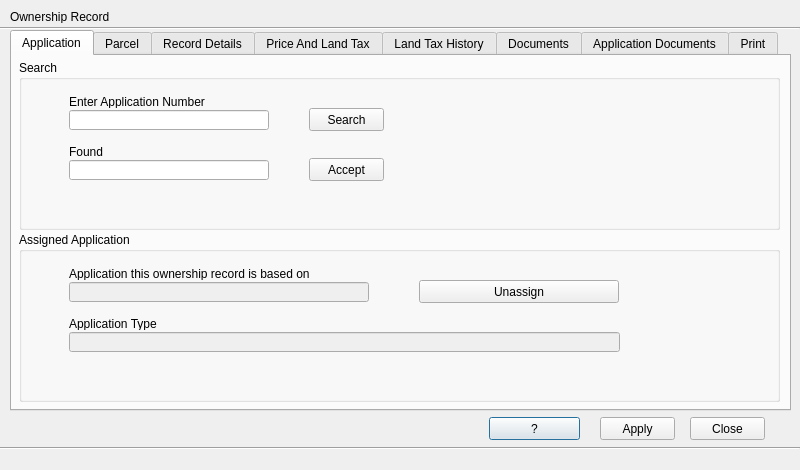
<?xml version="1.0" encoding="UTF-8"?>
<ui version="4.0">
 <class>OwnRecordDialog</class>
 <widget class="QDialog" name="OwnRecordDialog">
  <property name="geometry">
   <rect>
    <x>0</x>
    <y>0</y>
    <width>800</width>
    <height>470</height>
   </rect>
  </property>
  <property name="windowTitle">
   <string>Dialog</string>
  </property>
  <widget class="QLabel" name="label">
   <property name="geometry">
    <rect>
     <x>10</x>
     <y>10</y>
     <width>400</width>
     <height>13</height>
    </rect>
   </property>
   <property name="text">
    <string>Ownership Record</string>
   </property>
  </widget>
  <widget class="Line" name="line">
   <property name="geometry">
    <rect>
     <x>0</x>
     <y>20</y>
     <width>800</width>
     <height>16</height>
    </rect>
   </property>
   <property name="orientation">
    <enum>Qt::Horizontal</enum>
   </property>
  </widget>
  <widget class="Line" name="line_2">
   <property name="geometry">
    <rect>
     <x>0</x>
     <y>440</y>
     <width>800</width>
     <height>16</height>
    </rect>
   </property>
   <property name="orientation">
    <enum>Qt::Horizontal</enum>
   </property>
  </widget>
  <widget class="QPushButton" name="help_button">
   <property name="geometry">
    <rect>
     <x>489</x>
     <y>417</y>
     <width>91</width>
     <height>23</height>
    </rect>
   </property>
   <property name="text">
    <string>?</string>
   </property>
  </widget>
  <widget class="QPushButton" name="apply_button">
   <property name="geometry">
    <rect>
     <x>600</x>
     <y>417</y>
     <width>75</width>
     <height>23</height>
    </rect>
   </property>
   <property name="text">
    <string>Apply</string>
   </property>
  </widget>
  <widget class="QPushButton" name="close_button">
   <property name="geometry">
    <rect>
     <x>690</x>
     <y>417</y>
     <width>75</width>
     <height>23</height>
    </rect>
   </property>
   <property name="text">
    <string>Close</string>
   </property>
  </widget>
  <widget class="QTabWidget" name="tabWidget">
   <property name="geometry">
    <rect>
     <x>10</x>
     <y>30</y>
     <width>781</width>
     <height>381</height>
    </rect>
   </property>
   <property name="layoutDirection">
    <enum>Qt::LeftToRight</enum>
   </property>
   <property name="currentIndex">
    <number>0</number>
   </property>
   <widget class="QWidget" name="application_tab">
    <attribute name="title">
     <string>Application</string>
    </attribute>
    <widget class="QGroupBox" name="application_groupbox">
     <property name="geometry">
      <rect>
       <x>7</x>
       <y>4</y>
       <width>761</width>
       <height>170</height>
      </rect>
     </property>
     <property name="title">
      <string>Search</string>
     </property>
     <widget class="QLabel" name="label_27">
      <property name="geometry">
       <rect>
        <x>50</x>
        <y>35</y>
        <width>200</width>
        <height>13</height>
       </rect>
      </property>
      <property name="text">
       <string>Enter Application Number</string>
      </property>
     </widget>
     <widget class="QLineEdit" name="enter_application_edit">
      <property name="geometry">
       <rect>
        <x>50</x>
        <y>50</y>
        <width>200</width>
        <height>20</height>
       </rect>
      </property>
     </widget>
     <widget class="QLineEdit" name="found_edit">
      <property name="geometry">
       <rect>
        <x>50</x>
        <y>100</y>
        <width>200</width>
        <height>20</height>
       </rect>
      </property>
     </widget>
     <widget class="QLabel" name="label_30">
      <property name="geometry">
       <rect>
        <x>50</x>
        <y>85</y>
        <width>200</width>
        <height>13</height>
       </rect>
      </property>
      <property name="text">
       <string>Found</string>
      </property>
     </widget>
     <widget class="QPushButton" name="search_button">
      <property name="geometry">
       <rect>
        <x>290</x>
        <y>48</y>
        <width>75</width>
        <height>23</height>
       </rect>
      </property>
      <property name="text">
       <string>Search</string>
      </property>
     </widget>
     <widget class="QPushButton" name="accept_button">
      <property name="geometry">
       <rect>
        <x>290</x>
        <y>98</y>
        <width>75</width>
        <height>23</height>
       </rect>
      </property>
      <property name="text">
       <string>Accept</string>
      </property>
     </widget>
    </widget>
    <widget class="QGroupBox" name="groupBox_12">
     <property name="geometry">
      <rect>
       <x>7</x>
       <y>176</y>
       <width>761</width>
       <height>170</height>
      </rect>
     </property>
     <property name="title">
      <string>Assigned Application</string>
     </property>
     <widget class="QLabel" name="label_32">
      <property name="geometry">
       <rect>
        <x>50</x>
        <y>35</y>
        <width>330</width>
        <height>13</height>
       </rect>
      </property>
      <property name="text">
       <string>Application this ownership record is based on</string>
      </property>
     </widget>
     <widget class="QLineEdit" name="application_based_edit">
      <property name="enabled">
       <bool>false</bool>
      </property>
      <property name="geometry">
       <rect>
        <x>50</x>
        <y>50</y>
        <width>300</width>
        <height>20</height>
       </rect>
      </property>
     </widget>
     <widget class="QLineEdit" name="application_type_edit">
      <property name="enabled">
       <bool>false</bool>
      </property>
      <property name="geometry">
       <rect>
        <x>50</x>
        <y>100</y>
        <width>551</width>
        <height>20</height>
       </rect>
      </property>
     </widget>
     <widget class="QLabel" name="label_33">
      <property name="geometry">
       <rect>
        <x>50</x>
        <y>85</y>
        <width>330</width>
        <height>13</height>
       </rect>
      </property>
      <property name="text">
       <string>Application Type</string>
      </property>
     </widget>
     <widget class="QPushButton" name="unassign_button">
      <property name="geometry">
       <rect>
        <x>400</x>
        <y>48</y>
        <width>200</width>
        <height>23</height>
       </rect>
      </property>
      <property name="text">
       <string>Unassign</string>
      </property>
     </widget>
    </widget>
   </widget>
   <widget class="QWidget" name="parcel_tab">
    <attribute name="title">
     <string>Parcel</string>
    </attribute>
    <widget class="QGroupBox" name="groupBox_4">
     <property name="geometry">
      <rect>
       <x>7</x>
       <y>4</y>
       <width>761</width>
       <height>341</height>
      </rect>
     </property>
     <property name="title">
      <string>Parcel Details</string>
     </property>
     <widget class="QLabel" name="label_11">
      <property name="geometry">
       <rect>
        <x>30</x>
        <y>35</y>
        <width>220</width>
        <height>13</height>
       </rect>
      </property>
      <property name="text">
       <string>ID (Main ID)</string>
      </property>
     </widget>
     <widget class="QLineEdit" name="id_main_edit">
      <property name="enabled">
       <bool>false</bool>
      </property>
      <property name="geometry">
       <rect>
        <x>30</x>
        <y>50</y>
        <width>200</width>
        <height>20</height>
       </rect>
      </property>
     </widget>
     <widget class="QLineEdit" name="calculated_area_edit">
      <property name="enabled">
       <bool>false</bool>
      </property>
      <property name="geometry">
       <rect>
        <x>280</x>
        <y>50</y>
        <width>200</width>
        <height>20</height>
       </rect>
      </property>
     </widget>
     <widget class="QLabel" name="label_12">
      <property name="geometry">
       <rect>
        <x>280</x>
        <y>35</y>
        <width>220</width>
        <height>13</height>
       </rect>
      </property>
      <property name="text">
       <string>Calculated Area [m2]</string>
      </property>
     </widget>
     <widget class="QLineEdit" name="aimag_edit">
      <property name="enabled">
       <bool>false</bool>
      </property>
      <property name="geometry">
       <rect>
        <x>530</x>
        <y>50</y>
        <width>200</width>
        <height>20</height>
       </rect>
      </property>
     </widget>
     <widget class="QLabel" name="label_13">
      <property name="geometry">
       <rect>
        <x>530</x>
        <y>35</y>
        <width>220</width>
        <height>13</height>
       </rect>
      </property>
      <property name="text">
       <string>Aimag</string>
      </property>
     </widget>
     <widget class="QLineEdit" name="old_id_edit">
      <property name="enabled">
       <bool>false</bool>
      </property>
      <property name="geometry">
       <rect>
        <x>30</x>
        <y>100</y>
        <width>200</width>
        <height>20</height>
       </rect>
      </property>
     </widget>
     <widget class="QLabel" name="label_14">
      <property name="geometry">
       <rect>
        <x>30</x>
        <y>85</y>
        <width>220</width>
        <height>13</height>
       </rect>
      </property>
      <property name="text">
       <string>Old ID</string>
      </property>
     </widget>
     <widget class="QLineEdit" name="geo_id_edit">
      <property name="enabled">
       <bool>false</bool>
      </property>
      <property name="geometry">
       <rect>
        <x>30</x>
        <y>150</y>
        <width>200</width>
        <height>20</height>
       </rect>
      </property>
     </widget>
     <widget class="QLabel" name="label_15">
      <property name="geometry">
       <rect>
        <x>30</x>
        <y>135</y>
        <width>220</width>
        <height>13</height>
       </rect>
      </property>
      <property name="text">
       <string>Geo ID</string>
      </property>
     </widget>
     <widget class="QLineEdit" name="land_use_type_edit">
      <property name="enabled">
       <bool>false</bool>
      </property>
      <property name="geometry">
       <rect>
        <x>30</x>
        <y>200</y>
        <width>400</width>
        <height>20</height>
       </rect>
      </property>
     </widget>
     <widget class="QLabel" name="label_16">
      <property name="geometry">
       <rect>
        <x>30</x>
        <y>185</y>
        <width>444</width>
        <height>13</height>
       </rect>
      </property>
      <property name="text">
       <string>Land Use Type</string>
      </property>
     </widget>
     <widget class="QLineEdit" name="documented_area_edit">
      <property name="enabled">
       <bool>false</bool>
      </property>
      <property name="geometry">
       <rect>
        <x>280</x>
        <y>100</y>
        <width>200</width>
        <height>20</height>
       </rect>
      </property>
     </widget>
     <widget class="QLabel" name="label_17">
      <property name="geometry">
       <rect>
        <x>280</x>
        <y>85</y>
        <width>220</width>
        <height>13</height>
       </rect>
      </property>
      <property name="text">
       <string>Documented Area [m2]</string>
      </property>
     </widget>
     <widget class="QLabel" name="label_18">
      <property name="geometry">
       <rect>
        <x>530</x>
        <y>85</y>
        <width>220</width>
        <height>13</height>
       </rect>
      </property>
      <property name="text">
       <string>Soum / Duureg</string>
      </property>
     </widget>
     <widget class="QLineEdit" name="soum_edit">
      <property name="enabled">
       <bool>false</bool>
      </property>
      <property name="geometry">
       <rect>
        <x>530</x>
        <y>100</y>
        <width>200</width>
        <height>20</height>
       </rect>
      </property>
     </widget>
     <widget class="QLabel" name="label_19">
      <property name="geometry">
       <rect>
        <x>530</x>
        <y>135</y>
        <width>220</width>
        <height>13</height>
       </rect>
      </property>
      <property name="text">
       <string>Bag / Khoroo</string>
      </property>
     </widget>
     <widget class="QLineEdit" name="bag_edit">
      <property name="enabled">
       <bool>false</bool>
      </property>
      <property name="geometry">
       <rect>
        <x>530</x>
        <y>150</y>
        <width>200</width>
        <height>20</height>
       </rect>
      </property>
     </widget>
     <widget class="QLabel" name="label_20">
      <property name="geometry">
       <rect>
        <x>530</x>
        <y>185</y>
        <width>220</width>
        <height>13</height>
       </rect>
      </property>
      <property name="text">
       <string>Street Name</string>
      </property>
     </widget>
     <widget class="QLineEdit" name="street_name_edit">
      <property name="enabled">
       <bool>false</bool>
      </property>
      <property name="geometry">
       <rect>
        <x>530</x>
        <y>200</y>
        <width>200</width>
        <height>20</height>
       </rect>
      </property>
     </widget>
     <widget class="QLabel" name="label_21">
      <property name="geometry">
       <rect>
        <x>530</x>
        <y>235</y>
        <width>220</width>
        <height>13</height>
       </rect>
      </property>
      <property name="text">
       <string>Khashaa</string>
      </property>
     </widget>
     <widget class="QLineEdit" name="khashaa_edit">
      <property name="enabled">
       <bool>false</bool>
      </property>
      <property name="geometry">
       <rect>
        <x>530</x>
        <y>250</y>
        <width>200</width>
        <height>20</height>
       </rect>
      </property>
     </widget>
    </widget>
   </widget>
   <widget class="QWidget" name="record_details_tab">
    <attribute name="title">
     <string>Record Details</string>
    </attribute>
    <widget class="QGroupBox" name="groupBox_7">
     <property name="geometry">
      <rect>
       <x>7</x>
       <y>4</y>
       <width>761</width>
       <height>341</height>
      </rect>
     </property>
     <property name="title">
      <string>Record Details</string>
     </property>
     <widget class="QLabel" name="label_22">
      <property name="geometry">
       <rect>
        <x>30</x>
        <y>35</y>
        <width>180</width>
        <height>13</height>
       </rect>
      </property>
      <property name="text">
       <string>Record Number</string>
      </property>
     </widget>
     <widget class="QLineEdit" name="record_number_edit">
      <property name="enabled">
       <bool>false</bool>
      </property>
      <property name="geometry">
       <rect>
        <x>30</x>
        <y>50</y>
        <width>180</width>
        <height>20</height>
       </rect>
      </property>
     </widget>
     <widget class="QDateEdit" name="record_date_date">
      <property name="geometry">
       <rect>
        <x>250</x>
        <y>50</y>
        <width>180</width>
        <height>20</height>
       </rect>
      </property>
      <property name="displayFormat">
       <string>yyyy-MM-dd</string>
      </property>
      <property name="calendarPopup">
       <bool>true</bool>
      </property>
     </widget>
     <widget class="QLabel" name="label_23">
      <property name="geometry">
       <rect>
        <x>30</x>
        <y>85</y>
        <width>180</width>
        <height>13</height>
       </rect>
      </property>
      <property name="text">
       <string>Ownership Begin</string>
      </property>
     </widget>
     <widget class="QGroupBox" name="record_status_groupbox">
      <property name="geometry">
       <rect>
        <x>30</x>
        <y>140</y>
        <width>165</width>
        <height>93</height>
       </rect>
      </property>
      <property name="title">
       <string>Record Status</string>
      </property>
      <widget class="QRadioButton" name="draft_rbutton">
       <property name="geometry">
        <rect>
         <x>10</x>
         <y>20</y>
         <width>146</width>
         <height>26</height>
        </rect>
       </property>
       <property name="text">
        <string>Draft</string>
       </property>
       <attribute name="buttonGroup">
        <string notr="true">buttonGroup</string>
       </attribute>
      </widget>
      <widget class="QRadioButton" name="active_rbutton">
       <property name="geometry">
        <rect>
         <x>10</x>
         <y>45</y>
         <width>151</width>
         <height>21</height>
        </rect>
       </property>
       <property name="text">
        <string>Active</string>
       </property>
       <property name="checked">
        <bool>true</bool>
       </property>
       <attribute name="buttonGroup">
        <string notr="true">buttonGroup</string>
       </attribute>
      </widget>
      <widget class="QRadioButton" name="cancelled_rbutton">
       <property name="geometry">
        <rect>
         <x>10</x>
         <y>65</y>
         <width>146</width>
         <height>21</height>
        </rect>
       </property>
       <property name="text">
        <string>Cancelled</string>
       </property>
       <attribute name="buttonGroup">
        <string notr="true">buttonGroup</string>
       </attribute>
      </widget>
     </widget>
     <widget class="QGroupBox" name="right_groupbox">
      <property name="geometry">
       <rect>
        <x>30</x>
        <y>230</y>
        <width>165</width>
        <height>83</height>
       </rect>
      </property>
      <property name="title">
       <string>Right</string>
      </property>
      <widget class="QRadioButton" name="standard_right_rbutton">
       <property name="geometry">
        <rect>
         <x>10</x>
         <y>30</y>
         <width>131</width>
         <height>21</height>
        </rect>
       </property>
       <property name="text">
        <string>Standard Right</string>
       </property>
       <property name="checked">
        <bool>true</bool>
       </property>
       <attribute name="buttonGroup">
        <string notr="true">buttonGroup_2</string>
       </attribute>
      </widget>
      <widget class="QRadioButton" name="advanced_right_rbutton">
       <property name="geometry">
        <rect>
         <x>10</x>
         <y>55</y>
         <width>136</width>
         <height>21</height>
        </rect>
       </property>
       <property name="text">
        <string>Advanced Right</string>
       </property>
       <attribute name="buttonGroup">
        <string notr="true">buttonGroup_2</string>
       </attribute>
      </widget>
     </widget>
     <widget class="QGroupBox" name="ownership_end_groupbox">
      <property name="geometry">
       <rect>
        <x>200</x>
        <y>140</y>
        <width>551</width>
        <height>171</height>
       </rect>
      </property>
      <property name="title">
       <string>Ownership End (Cancellation)</string>
      </property>
      <widget class="QLabel" name="label_24">
       <property name="geometry">
        <rect>
         <x>15</x>
         <y>30</y>
         <width>161</width>
         <height>16</height>
        </rect>
       </property>
       <property name="text">
        <string>Ownership End</string>
       </property>
      </widget>
      <widget class="QDateEdit" name="ownership_end_date">
       <property name="enabled">
        <bool>false</bool>
       </property>
       <property name="geometry">
        <rect>
         <x>50</x>
         <y>53</y>
         <width>96</width>
         <height>22</height>
        </rect>
       </property>
       <property name="displayFormat">
        <string>yyyy-MM-dd</string>
       </property>
       <property name="calendarPopup">
        <bool>true</bool>
       </property>
      </widget>
      <widget class="QCheckBox" name="cancellation_date_check_box">
       <property name="geometry">
        <rect>
         <x>20</x>
         <y>57</y>
         <width>21</width>
         <height>16</height>
        </rect>
       </property>
       <property name="text">
        <string/>
       </property>
      </widget>
      <widget class="QRadioButton" name="application_based_rbutton">
       <property name="enabled">
        <bool>false</bool>
       </property>
       <property name="geometry">
        <rect>
         <x>175</x>
         <y>27</y>
         <width>180</width>
         <height>21</height>
        </rect>
       </property>
       <property name="text">
        <string>Application Based</string>
       </property>
       <property name="checked">
        <bool>true</bool>
       </property>
       <attribute name="buttonGroup">
        <string notr="true">buttonGroup_3</string>
       </attribute>
      </widget>
      <widget class="QLabel" name="label_25">
       <property name="geometry">
        <rect>
         <x>155</x>
         <y>55</y>
         <width>88</width>
         <height>13</height>
        </rect>
       </property>
       <property name="text">
        <string>Number</string>
       </property>
      </widget>
      <widget class="QLabel" name="label_26">
       <property name="geometry">
        <rect>
         <x>13</x>
         <y>88</y>
         <width>88</width>
         <height>13</height>
        </rect>
       </property>
       <property name="text">
        <string>Type</string>
       </property>
      </widget>
      <widget class="QComboBox" name="app_number_cbox">
       <property name="enabled">
        <bool>false</bool>
       </property>
       <property name="geometry">
        <rect>
         <x>220</x>
         <y>52</y>
         <width>157</width>
         <height>22</height>
        </rect>
       </property>
      </widget>
      <widget class="QLineEdit" name="type_edit">
       <property name="enabled">
        <bool>false</bool>
       </property>
       <property name="geometry">
        <rect>
         <x>70</x>
         <y>85</y>
         <width>471</width>
         <height>20</height>
        </rect>
       </property>
      </widget>
      <widget class="QRadioButton" name="other_reason_rbutton">
       <property name="enabled">
        <bool>false</bool>
       </property>
       <property name="geometry">
        <rect>
         <x>10</x>
         <y>107</y>
         <width>266</width>
         <height>21</height>
        </rect>
       </property>
       <property name="text">
        <string>Other Reason</string>
       </property>
       <attribute name="buttonGroup">
        <string notr="true">buttonGroup_3</string>
       </attribute>
      </widget>
      <widget class="QComboBox" name="other_reason_cbox">
       <property name="enabled">
        <bool>false</bool>
       </property>
       <property name="geometry">
        <rect>
         <x>10</x>
         <y>135</y>
         <width>531</width>
         <height>22</height>
        </rect>
       </property>
      </widget>
      <widget class="QLineEdit" name="person_id_edit">
       <property name="geometry">
        <rect>
         <x>390</x>
         <y>52</y>
         <width>151</width>
         <height>20</height>
        </rect>
       </property>
      </widget>
      <widget class="QLabel" name="label_31">
       <property name="geometry">
        <rect>
         <x>391</x>
         <y>31</y>
         <width>149</width>
         <height>13</height>
        </rect>
       </property>
       <property name="text">
        <string>Person/Company ID</string>
       </property>
      </widget>
     </widget>
     <widget class="QLabel" name="messages_label">
      <property name="geometry">
       <rect>
        <x>30</x>
        <y>318</y>
        <width>721</width>
        <height>16</height>
       </rect>
      </property>
      <property name="text">
       <string/>
      </property>
     </widget>
     <widget class="QLabel" name="label_28">
      <property name="geometry">
       <rect>
        <x>255</x>
        <y>34</y>
        <width>180</width>
        <height>15</height>
       </rect>
      </property>
      <property name="text">
       <string>Record Date</string>
      </property>
     </widget>
     <widget class="QLineEdit" name="certificate_number_edit">
      <property name="enabled">
       <bool>false</bool>
      </property>
      <property name="geometry">
       <rect>
        <x>450</x>
        <y>50</y>
        <width>180</width>
        <height>20</height>
       </rect>
      </property>
     </widget>
     <widget class="QLabel" name="label_29">
      <property name="geometry">
       <rect>
        <x>450</x>
        <y>35</y>
        <width>180</width>
        <height>13</height>
       </rect>
      </property>
      <property name="text">
       <string>Certificate Number</string>
      </property>
     </widget>
     <widget class="QDateEdit" name="ownership_begin_edit">
      <property name="enabled">
       <bool>false</bool>
      </property>
      <property name="geometry">
       <rect>
        <x>30</x>
        <y>100</y>
        <width>181</width>
        <height>24</height>
       </rect>
      </property>
      <property name="displayFormat">
       <string>yyyy-MM-dd</string>
      </property>
      <property name="calendarPopup">
       <bool>true</bool>
      </property>
     </widget>
    </widget>
   </widget>
   <widget class="QWidget" name="price_and_land_tax_tab">
    <attribute name="title">
     <string>Price And Land Tax</string>
    </attribute>
    <widget class="QGroupBox" name="groupBox">
     <property name="geometry">
      <rect>
       <x>7</x>
       <y>4</y>
       <width>761</width>
       <height>116</height>
      </rect>
     </property>
     <property name="title">
      <string>Base Figures</string>
     </property>
     <widget class="QLabel" name="label_2">
      <property name="geometry">
       <rect>
        <x>40</x>
        <y>35</y>
        <width>150</width>
        <height>13</height>
       </rect>
      </property>
      <property name="text">
       <string>Base Value Per m2 [₮]</string>
      </property>
     </widget>
     <widget class="QLineEdit" name="base_value_edit">
      <property name="enabled">
       <bool>false</bool>
      </property>
      <property name="geometry">
       <rect>
        <x>40</x>
        <y>50</y>
        <width>150</width>
        <height>20</height>
       </rect>
      </property>
      <property name="readOnly">
       <bool>true</bool>
      </property>
     </widget>
     <widget class="QLabel" name="label_3">
      <property name="geometry">
       <rect>
        <x>230</x>
        <y>35</y>
        <width>150</width>
        <height>13</height>
       </rect>
      </property>
      <property name="text">
       <string>Base Tax Rate [%]</string>
      </property>
     </widget>
     <widget class="QLineEdit" name="base_tax_rate_edit">
      <property name="enabled">
       <bool>false</bool>
      </property>
      <property name="geometry">
       <rect>
        <x>230</x>
        <y>50</y>
        <width>150</width>
        <height>20</height>
       </rect>
      </property>
      <property name="readOnly">
       <bool>true</bool>
      </property>
     </widget>
     <widget class="QLabel" name="label_4">
      <property name="geometry">
       <rect>
        <x>410</x>
        <y>35</y>
        <width>150</width>
        <height>13</height>
       </rect>
      </property>
      <property name="text">
       <string>Subsidized Area [m2]</string>
      </property>
     </widget>
     <widget class="QLineEdit" name="subsidized_area_edit">
      <property name="enabled">
       <bool>false</bool>
      </property>
      <property name="geometry">
       <rect>
        <x>410</x>
        <y>50</y>
        <width>150</width>
        <height>20</height>
       </rect>
      </property>
      <property name="readOnly">
       <bool>true</bool>
      </property>
     </widget>
     <widget class="QLineEdit" name="subsidized_tax_rate_edit">
      <property name="enabled">
       <bool>false</bool>
      </property>
      <property name="geometry">
       <rect>
        <x>590</x>
        <y>50</y>
        <width>150</width>
        <height>20</height>
       </rect>
      </property>
      <property name="readOnly">
       <bool>true</bool>
      </property>
     </widget>
     <widget class="QLabel" name="label_5">
      <property name="geometry">
       <rect>
        <x>590</x>
        <y>35</y>
        <width>150</width>
        <height>13</height>
       </rect>
      </property>
      <property name="text">
       <string>Subsidized Tax Rate [%]</string>
      </property>
     </widget>
     <widget class="QLabel" name="landtax_message_label1">
      <property name="geometry">
       <rect>
        <x>15</x>
        <y>85</y>
        <width>726</width>
        <height>16</height>
       </rect>
      </property>
      <property name="font">
       <font>
        <weight>75</weight>
        <bold>true</bold>
       </font>
      </property>
      <property name="text">
       <string>XXX</string>
      </property>
     </widget>
    </widget>
    <widget class="QTableWidget" name="land_tax_twidget">
     <property name="geometry">
      <rect>
       <x>7</x>
       <y>144</y>
       <width>760</width>
       <height>181</height>
      </rect>
     </property>
     <attribute name="horizontalHeaderDefaultSectionSize">
      <number>95</number>
     </attribute>
     <column>
      <property name="text">
       <string>Owner</string>
      </property>
     </column>
     <column>
      <property name="text">
       <string>ID</string>
      </property>
     </column>
     <column>
      <property name="text">
       <string>Share</string>
      </property>
     </column>
     <column>
      <property name="text">
       <string>Area [m2]</string>
      </property>
     </column>
     <column>
      <property name="text">
       <string>Value Calculated [₮]</string>
      </property>
     </column>
     <column>
      <property name="text">
       <string>Price Paid [₮]</string>
      </property>
     </column>
     <column>
      <property name="text">
       <string>Land Tax [₮]</string>
      </property>
     </column>
     <column>
      <property name="text">
       <string>Grace Priod [days]</string>
      </property>
     </column>
     <column>
      <property name="text">
       <string>Payment</string>
      </property>
     </column>
    </widget>
    <widget class="QLabel" name="landtax_message_label2">
     <property name="geometry">
      <rect>
       <x>20</x>
       <y>330</y>
       <width>746</width>
       <height>16</height>
      </rect>
     </property>
     <property name="font">
      <font>
       <weight>75</weight>
       <bold>true</bold>
      </font>
     </property>
     <property name="text">
      <string>XXX</string>
     </property>
    </widget>
   </widget>
   <widget class="QWidget" name="land_tax_hisotry_tab">
    <attribute name="title">
     <string>Land Tax History</string>
    </attribute>
    <widget class="QTableWidget" name="archive_land_tax_twidget">
     <property name="geometry">
      <rect>
       <x>7</x>
       <y>160</y>
       <width>760</width>
       <height>180</height>
      </rect>
     </property>
     <attribute name="horizontalHeaderDefaultSectionSize">
      <number>125</number>
     </attribute>
     <column>
      <property name="text">
       <string>Owner</string>
      </property>
     </column>
     <column>
      <property name="text">
       <string>ID</string>
      </property>
     </column>
     <column>
      <property name="text">
       <string>Share</string>
      </property>
     </column>
     <column>
      <property name="text">
       <string>Area [m2]</string>
      </property>
     </column>
     <column>
      <property name="text">
       <string>Value Calculated [₮] </string>
      </property>
     </column>
     <column>
      <property name="text">
       <string>Price Paid [₮]</string>
      </property>
     </column>
     <column>
      <property name="text">
       <string>Land Tax [₮]</string>
      </property>
     </column>
     <column>
      <property name="text">
       <string>Grace Period [days]</string>
      </property>
     </column>
     <column>
      <property name="text">
       <string>Payment Frequency</string>
      </property>
     </column>
    </widget>
    <widget class="QGroupBox" name="groupBox_2">
     <property name="geometry">
      <rect>
       <x>7</x>
       <y>80</y>
       <width>761</width>
       <height>71</height>
      </rect>
     </property>
     <property name="title">
      <string>Base Figures</string>
     </property>
     <widget class="QLabel" name="label_6">
      <property name="geometry">
       <rect>
        <x>30</x>
        <y>25</y>
        <width>150</width>
        <height>13</height>
       </rect>
      </property>
      <property name="text">
       <string>Base Value Per m2 [₮]</string>
      </property>
     </widget>
     <widget class="QLineEdit" name="archive_base_value_edit">
      <property name="enabled">
       <bool>false</bool>
      </property>
      <property name="geometry">
       <rect>
        <x>30</x>
        <y>40</y>
        <width>150</width>
        <height>20</height>
       </rect>
      </property>
      <property name="readOnly">
       <bool>true</bool>
      </property>
     </widget>
     <widget class="QLabel" name="label_7">
      <property name="geometry">
       <rect>
        <x>220</x>
        <y>25</y>
        <width>150</width>
        <height>13</height>
       </rect>
      </property>
      <property name="text">
       <string>Base Tax Rate [%]</string>
      </property>
     </widget>
     <widget class="QLineEdit" name="archive_base_tax_rate_edit">
      <property name="enabled">
       <bool>false</bool>
      </property>
      <property name="geometry">
       <rect>
        <x>220</x>
        <y>40</y>
        <width>150</width>
        <height>20</height>
       </rect>
      </property>
      <property name="readOnly">
       <bool>true</bool>
      </property>
     </widget>
     <widget class="QLabel" name="label_8">
      <property name="geometry">
       <rect>
        <x>400</x>
        <y>25</y>
        <width>150</width>
        <height>13</height>
       </rect>
      </property>
      <property name="text">
       <string>Subsidized Area [m2]</string>
      </property>
     </widget>
     <widget class="QLineEdit" name="archive_subsidized_area_edit">
      <property name="enabled">
       <bool>false</bool>
      </property>
      <property name="geometry">
       <rect>
        <x>400</x>
        <y>40</y>
        <width>150</width>
        <height>20</height>
       </rect>
      </property>
      <property name="readOnly">
       <bool>true</bool>
      </property>
     </widget>
     <widget class="QLineEdit" name="archive_subsidized_tax_rate_edit">
      <property name="enabled">
       <bool>false</bool>
      </property>
      <property name="geometry">
       <rect>
        <x>580</x>
        <y>40</y>
        <width>150</width>
        <height>20</height>
       </rect>
      </property>
      <property name="readOnly">
       <bool>true</bool>
      </property>
     </widget>
     <widget class="QLabel" name="label_9">
      <property name="geometry">
       <rect>
        <x>580</x>
        <y>25</y>
        <width>150</width>
        <height>13</height>
       </rect>
      </property>
      <property name="text">
       <string>Subsidized Tax Rate [%]</string>
      </property>
     </widget>
    </widget>
    <widget class="QGroupBox" name="groupBox_3">
     <property name="geometry">
      <rect>
       <x>7</x>
       <y>5</y>
       <width>761</width>
       <height>76</height>
      </rect>
     </property>
     <property name="title">
      <string>Land Tax History</string>
     </property>
     <widget class="QLabel" name="label_10">
      <property name="geometry">
       <rect>
        <x>40</x>
        <y>30</y>
        <width>200</width>
        <height>13</height>
       </rect>
      </property>
      <property name="text">
       <string>Time Period</string>
      </property>
     </widget>
     <widget class="QComboBox" name="time_period_cbox">
      <property name="geometry">
       <rect>
        <x>40</x>
        <y>40</y>
        <width>200</width>
        <height>22</height>
       </rect>
      </property>
     </widget>
    </widget>
   </widget>
   <widget class="QWidget" name="documents_tab">
    <attribute name="title">
     <string>Documents</string>
    </attribute>
    <widget class="QGroupBox" name="documents_groupbox">
     <property name="geometry">
      <rect>
       <x>10</x>
       <y>0</y>
       <width>756</width>
       <height>341</height>
      </rect>
     </property>
     <property name="title">
      <string>Ownership Record Documents</string>
     </property>
     <widget class="QTableWidget" name="doc_twidget">
      <property name="geometry">
       <rect>
        <x>20</x>
        <y>69</y>
        <width>700</width>
        <height>261</height>
       </rect>
      </property>
      <property name="editTriggers">
       <set>QAbstractItemView::NoEditTriggers</set>
      </property>
      <attribute name="horizontalHeaderCascadingSectionResizes">
       <bool>false</bool>
      </attribute>
      <attribute name="horizontalHeaderDefaultSectionSize">
       <number>120</number>
      </attribute>
      <attribute name="horizontalHeaderHighlightSections">
       <bool>false</bool>
      </attribute>
      <attribute name="verticalHeaderCascadingSectionResizes">
       <bool>false</bool>
      </attribute>
      <column>
       <property name="text">
        <string>Provided</string>
       </property>
      </column>
      <column>
       <property name="text">
        <string>Type</string>
       </property>
      </column>
      <column>
       <property name="text">
        <string>Name</string>
       </property>
      </column>
      <column>
       <property name="text">
        <string>Open</string>
       </property>
      </column>
      <column>
       <property name="text">
        <string>Remove</string>
       </property>
      </column>
      <column>
       <property name="text">
        <string>View</string>
       </property>
      </column>
     </widget>
     <widget class="QLineEdit" name="document_path_edit">
      <property name="geometry">
       <rect>
        <x>19</x>
        <y>36</y>
        <width>261</width>
        <height>20</height>
       </rect>
      </property>
      <property name="readOnly">
       <bool>true</bool>
      </property>
     </widget>
     <widget class="QLabel" name="label_34">
      <property name="geometry">
       <rect>
        <x>20</x>
        <y>20</y>
        <width>261</width>
        <height>16</height>
       </rect>
      </property>
      <property name="text">
       <string>Document Path</string>
      </property>
     </widget>
     <widget class="QPushButton" name="load_doc_button">
      <property name="geometry">
       <rect>
        <x>302</x>
        <y>35</y>
        <width>171</width>
        <height>23</height>
       </rect>
      </property>
      <property name="text">
       <string>Load Document</string>
      </property>
     </widget>
    </widget>
   </widget>
   <widget class="QWidget" name="app_doc_tab">
    <attribute name="title">
     <string>Application Documents</string>
    </attribute>
    <widget class="QGroupBox" name="documents_groupbox_2">
     <property name="geometry">
      <rect>
       <x>10</x>
       <y>0</y>
       <width>756</width>
       <height>341</height>
      </rect>
     </property>
     <property name="title">
      <string>Application Documents</string>
     </property>
     <widget class="QComboBox" name="applicant_documents_cbox">
      <property name="geometry">
       <rect>
        <x>20</x>
        <y>30</y>
        <width>311</width>
        <height>26</height>
       </rect>
      </property>
     </widget>
     <widget class="QTableWidget" name="app_doc_twidget">
      <property name="geometry">
       <rect>
        <x>20</x>
        <y>69</y>
        <width>681</width>
        <height>251</height>
       </rect>
      </property>
      <property name="editTriggers">
       <set>QAbstractItemView::NoEditTriggers</set>
      </property>
      <attribute name="horizontalHeaderCascadingSectionResizes">
       <bool>true</bool>
      </attribute>
      <attribute name="horizontalHeaderDefaultSectionSize">
       <number>100</number>
      </attribute>
      <attribute name="verticalHeaderCascadingSectionResizes">
       <bool>false</bool>
      </attribute>
      <column>
       <property name="text">
        <string>Provided</string>
       </property>
      </column>
      <column>
       <property name="text">
        <string>Type</string>
       </property>
      </column>
      <column>
       <property name="text">
        <string>Name</string>
       </property>
      </column>
      <column>
       <property name="text">
        <string>View</string>
       </property>
      </column>
     </widget>
     <widget class="QPushButton" name="load_app_doc_button">
      <property name="geometry">
       <rect>
        <x>425</x>
        <y>33</y>
        <width>171</width>
        <height>23</height>
       </rect>
      </property>
      <property name="text">
       <string>Load Document</string>
      </property>
     </widget>
    </widget>
   </widget>
   <widget class="QWidget" name="print_tab">
    <attribute name="title">
     <string>Print</string>
    </attribute>
    <widget class="QGroupBox" name="groupBox_5">
     <property name="geometry">
      <rect>
       <x>7</x>
       <y>4</y>
       <width>761</width>
       <height>341</height>
      </rect>
     </property>
     <property name="title">
      <string>Print</string>
     </property>
     <widget class="QPushButton" name="land_tax_summary_button">
      <property name="geometry">
       <rect>
        <x>50</x>
        <y>40</y>
        <width>250</width>
        <height>23</height>
       </rect>
      </property>
      <property name="text">
       <string>Land Tax Summary</string>
      </property>
     </widget>
     <widget class="QPushButton" name="decision_page_print_button">
      <property name="geometry">
       <rect>
        <x>50</x>
        <y>80</y>
        <width>251</width>
        <height>23</height>
       </rect>
      </property>
      <property name="text">
       <string>Decision Page Pring</string>
      </property>
     </widget>
    </widget>
   </widget>
  </widget>
  <widget class="QLabel" name="status_label">
   <property name="geometry">
    <rect>
     <x>20</x>
     <y>420</y>
     <width>441</width>
     <height>21</height>
    </rect>
   </property>
   <property name="font">
    <font>
     <family>Century Gothic</family>
     <weight>75</weight>
     <bold>true</bold>
    </font>
   </property>
   <property name="text">
    <string/>
   </property>
  </widget>
 </widget>
 <resources/>
 <connections/>
 <buttongroups>
  <buttongroup name="buttonGroup_2"/>
  <buttongroup name="buttonGroup_3"/>
  <buttongroup name="buttonGroup"/>
 </buttongroups>
</ui>
